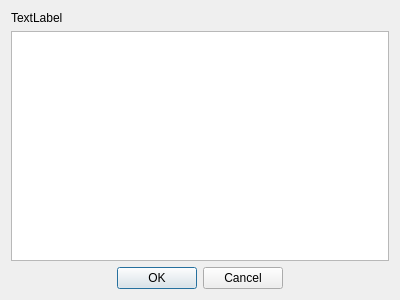
<?xml version="1.0" encoding="UTF-8"?>
<ui version="4.0">
 <class>Dialog</class>
 <widget class="QDialog" name="Dialog">
  <property name="geometry">
   <rect>
    <x>0</x>
    <y>0</y>
    <width>400</width>
    <height>300</height>
   </rect>
  </property>
  <property name="windowTitle">
   <string>Composition Iterations Output</string>
  </property>
  <layout class="QVBoxLayout" name="verticalLayout">
   <item>
    <widget class="QLabel" name="titleLabel">
     <property name="text">
      <string>TextLabel</string>
     </property>
    </widget>
   </item>
   <item>
    <widget class="RatioCompositionTable" name="newRatioCompositionTable"/>
   </item>
   <item>
    <widget class="QDialogButtonBox" name="buttonBox">
     <property name="orientation">
      <enum>Qt::Horizontal</enum>
     </property>
     <property name="standardButtons">
      <set>QDialogButtonBox::Cancel|QDialogButtonBox::Ok</set>
     </property>
     <property name="centerButtons">
      <bool>true</bool>
     </property>
    </widget>
   </item>
  </layout>
 </widget>
 <customwidgets>
  <customwidget>
   <class>RatioCompositionTable</class>
   <extends>QTableView</extends>
   <header>src.gui.widgets.tables.ratio_composition_table</header>
  </customwidget>
 </customwidgets>
 <resources/>
 <connections>
  <connection>
   <sender>buttonBox</sender>
   <signal>accepted()</signal>
   <receiver>Dialog</receiver>
   <slot>accept()</slot>
   <hints>
    <hint type="sourcelabel">
     <x>248</x>
     <y>254</y>
    </hint>
    <hint type="destinationlabel">
     <x>157</x>
     <y>274</y>
    </hint>
   </hints>
  </connection>
  <connection>
   <sender>buttonBox</sender>
   <signal>rejected()</signal>
   <receiver>Dialog</receiver>
   <slot>reject()</slot>
   <hints>
    <hint type="sourcelabel">
     <x>316</x>
     <y>260</y>
    </hint>
    <hint type="destinationlabel">
     <x>286</x>
     <y>274</y>
    </hint>
   </hints>
  </connection>
 </connections>
</ui>
